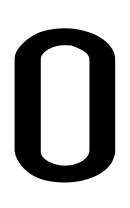
#> input picture src/characters/0_02.png, 130 x 208 px
$ python -i erosion.py   (imports and definitions only)
#> lines starting #> are read from the running program, lines starting #| are printed output that depends on the picture
#> further down, picture is the input picture: shape (208, 130); min 0, max 255, mean 173.9
import cv2

def apply_erosion(binary_image, iterations=1):
#> called with iterations = 1
    binary_image = cv2.bitwise_not(binary_image)
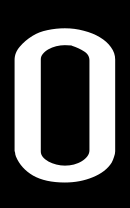
#> binary_image: shape (208, 130); min 0, max 255, mean 81.1

    kernel = cv2.getStructuringElement(cv2.MORPH_CROSS, (3, 3))

    eroded = cv2.erode(binary_image, kernel, iterations=iterations)
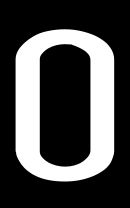
#> eroded: shape (208, 130); min 0, max 255, mean 74.3

    eroded = cv2.bitwise_not(eroded)
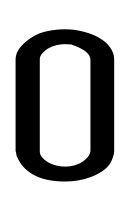
#> eroded: shape (208, 130); min 0, max 255, mean 180.7

    return eroded

>>> import cv2
>>> picture = cv2.imread('characters/0_02.png', cv2.IMREAD_GRAYSCALE)
>>> result = apply_erosion(picture)

$ run again, on src/characters/2_4.png
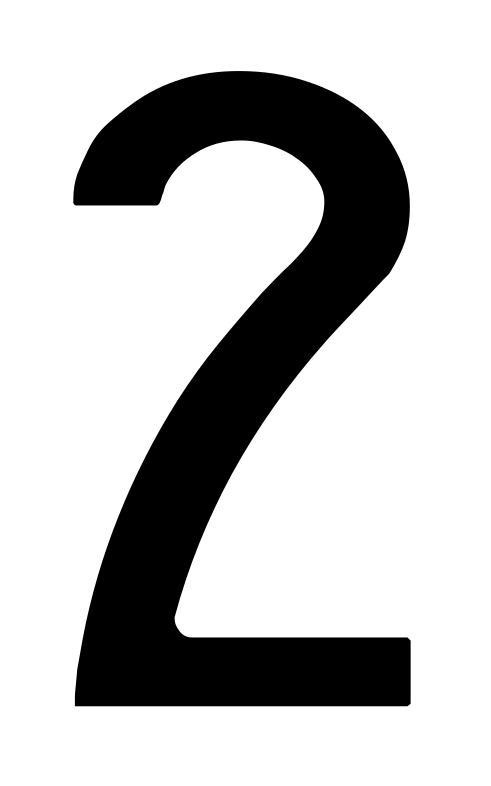
#> input picture src/characters/2_4.png, 491 x 786 px
#> picture is the input picture: shape (786, 491); min 0, max 255, mean 194
#> in apply_erosion, `binary_image = cv2.bitwise_not(binary_image)`:
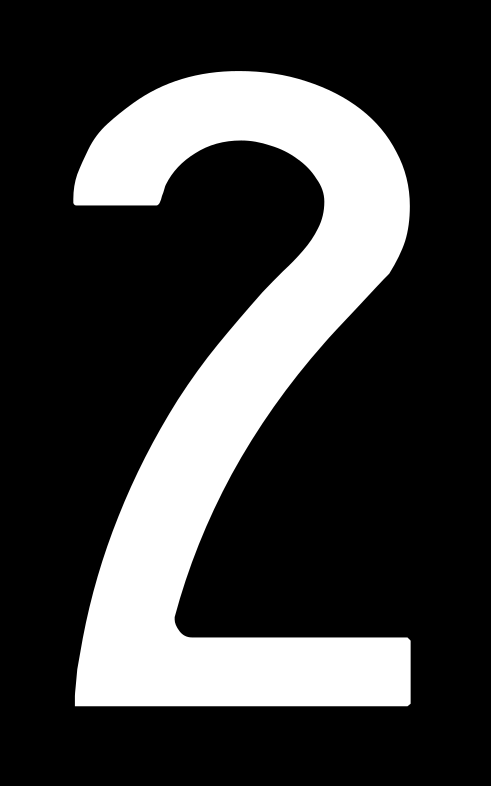
#> binary_image: shape (786, 491); min 0, max 255, mean 61

$ run again, on src/characters/3_02.png
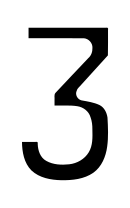
#> input picture src/characters/3_02.png, 130 x 208 px
#> picture is the input picture: shape (208, 130); min 0, max 255, mean 212.7
#> in apply_erosion, `binary_image = cv2.bitwise_not(binary_image)`:
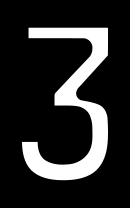
#> binary_image: shape (208, 130); min 0, max 255, mean 42.3
#> in apply_erosion, `eroded = cv2.bitwise_not(eroded)`:
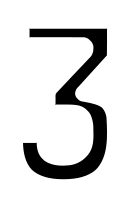
#> eroded: shape (208, 130); min 0, max 255, mean 218.4

$ run again, on src/characters/3_03.png
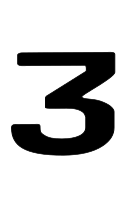
#> input picture src/characters/3_03.png, 130 x 208 px
#> picture is the input picture: shape (208, 130); min 0, max 255, mean 200.9
#> in apply_erosion, `binary_image = cv2.bitwise_not(binary_image)`:
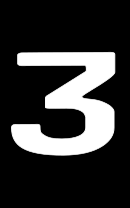
#> binary_image: shape (208, 130); min 0, max 255, mean 54.1
#> in apply_erosion, `eroded = cv2.bitwise_not(eroded)`:
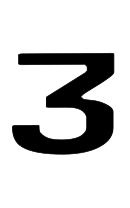
#> eroded: shape (208, 130); min 0, max 255, mean 206.4
